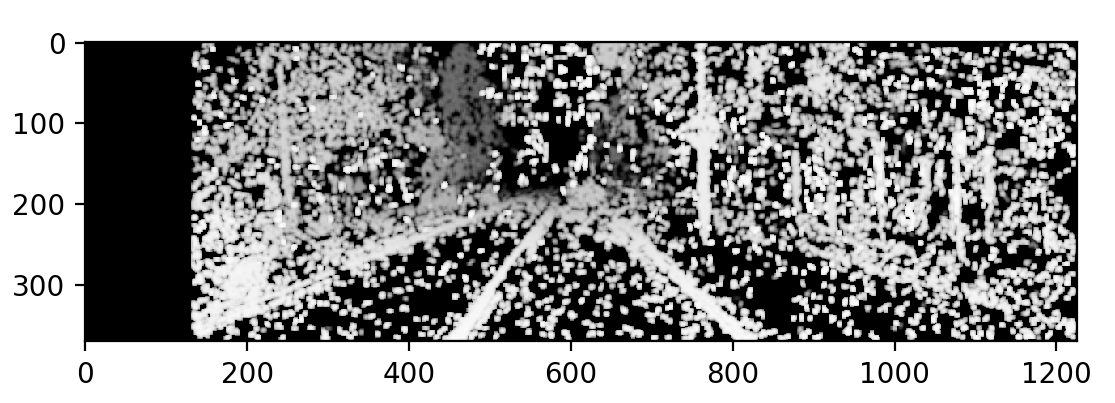
#> input picture Output Images/depth_umm_000087.png, 1115 x 403 px
$ python road_visualization.py
#> lines starting #> are read from the running program, lines starting #| are printed output that depends on the picture; after the words box and inside, x2 and y2 are one past the last pixel; in counts of white or black regions, pixels touching at a corner belong together
import numpy as np
from matplotlib import pyplot as plt
from numpy.linalg import lstsq
import skimage.io
import open3d as o3d
from mpl_toolkits import mplot3d


def compute_3d_location(depth, px, py, f):
    """
    Project 2: Qestion 4 & 5
    Return a matrix of size (h x w x 3) such that m[y, x] = [X, Y, Z]

    :param depth: depth map of the stereo image pair
    :type depth: numpy array
    :param px: principal point x of camera
    :type px: float
    :param py: principal point y of camera
    :type py: float
    :param f: focal length
    :type f: float
    :return: matrix of the XYZ coordinates in world coordinate system for each pixel
    :rtype: numpy array
    """

    xy_coord = make_coordinates_matrix(depth.shape)
    z_coord = depth.reshape((depth.shape[0], depth.shape[1], 1))

    # calculate X Y coordinates: Z * (x - px) / f
    #                            Z * (y - py) / f
    xy_coord = (xy_coord - [px, py]) / f
    xy_coord = np.multiply(xy_coord, np.concatenate((z_coord, z_coord), axis=2))

    location = np.concatenate((xy_coord, z_coord), axis=2)
    return location


def make_coordinates_matrix(im_shape):
    """
    Helper for compute_3D_location
    Return a matrix of size (im_shape[0] x im_shape[1] x 2) such that m[y, x] = [y, x]
    :param im_shape: (y, x, channel)
    :type im_shape: tuple
    :return: xy coordinate matrix of the image
    :rtype: numpy array
    """
    range_x = np.arange(0, im_shape[1], 1)
    range_y = np.arange(0, im_shape[0], 1)
    axis_x = np.repeat(range_x[np.newaxis, ...], len(range_y), axis=0)
    axis_y = np.repeat(range_y[..., np.newaxis], len(range_x), axis=1)

    return np.dstack((axis_y, axis_x))

# [79 lines left out: functions fit_plane, compute_distance, RANSAC, not called in this run]


def filter_pixel(location, road_mask):
    """
    Helper function
    Filter pixel locations and return only the road pixels
    """
    # pre-processing mask for pixel classification
    road_mask[np.where(road_mask < 0.5)] = 0
    road_mask[np.where(road_mask >= 0.5)] = 1
    road_mask = road_mask.astype(int)
    # filter location points and save only road pixels
    # num_road_pixel x 3
    road_loc = np.copy(location[np.where(road_mask == 1)])

    return road_loc

# [51 lines left out: functions visulaize_plane, visualize_all_with_plane, compute_XYZ, not called in this run]

if __name__ == "__main__":
    F = 7.215377000000e+02
    PX, PY = 6.095593000000e+02, 1.728540000000e+02

    depth = skimage.io.imread('./Output Images/depth_umm_000087.png', as_gray=True)
#> depth is the input picture: shape (403, 1115) float64; min 0, max 1, mean 0.599
    # Q4: Fit plane
    loc = compute_3d_location(depth, PX, PY, F)
#> in compute_3d_location, `location = np.concatenate((xy_coord, z_coord), axis=2)`:
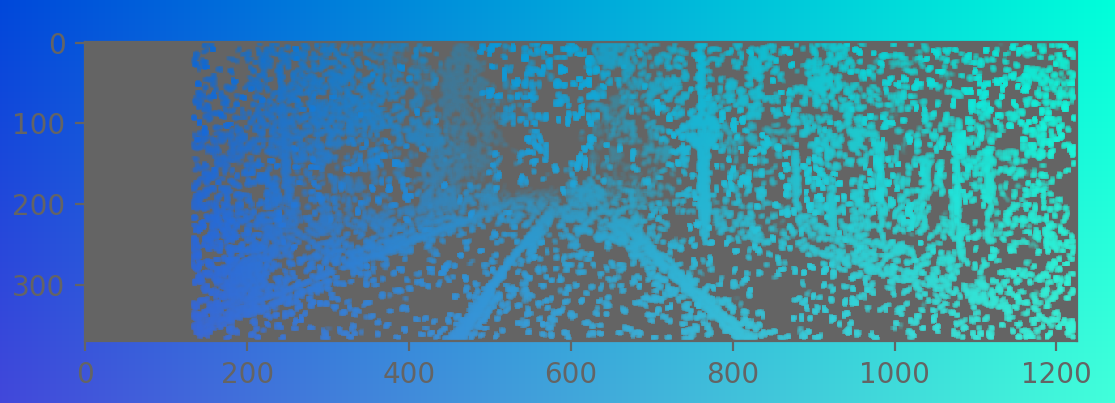
#> location: shape (403, 1115, 3) float64; mean of channels 0, 1, 2 -0.336, 0.325, 0.599; drawn with min black and max white
    mask = skimage.io.imread('./Output Images/road_segmentation_mask_umm_000087.png', as_gray=True) / 255
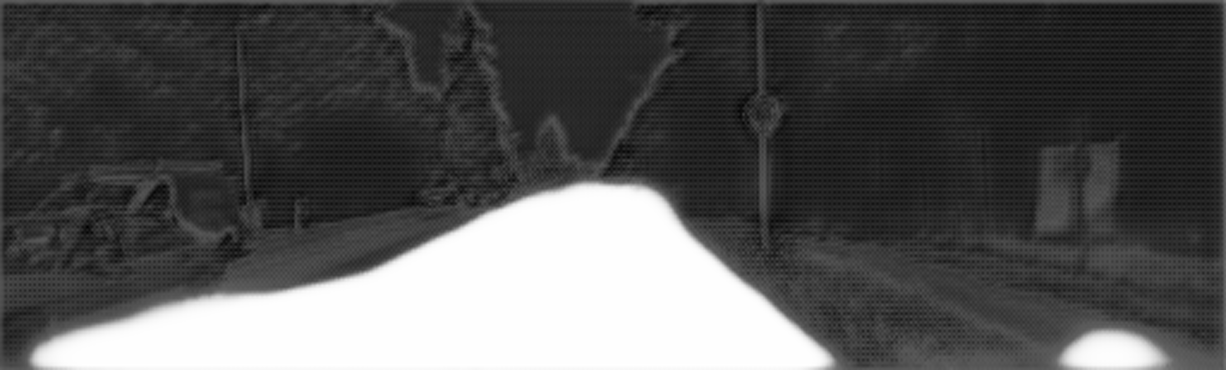
#> input picture Output Images/road_segmentation_mask_umm_000087.png, 1226 x 370 px
#> mask: shape (370, 1226) float64; min 0, max 1, mean 0.334
    road_loc = filter_pixel(loc, mask)
#> in filter_pixel, `road_mask[np.where(road_mask < 0.5)] = 0`:
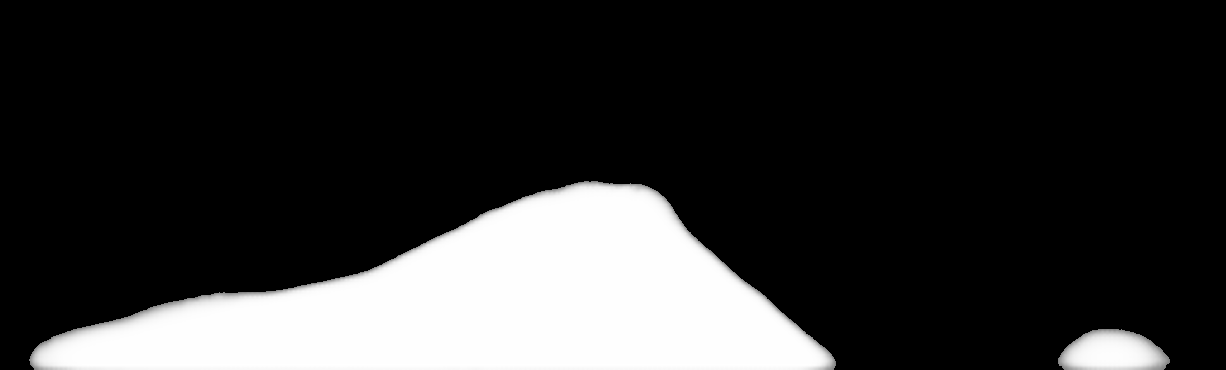
#> road_mask: shape (370, 1226) float64; min 0, max 1, mean 0.189
#> in filter_pixel, `road_mask[np.where(road_mask >= 0.5)] = 1`:
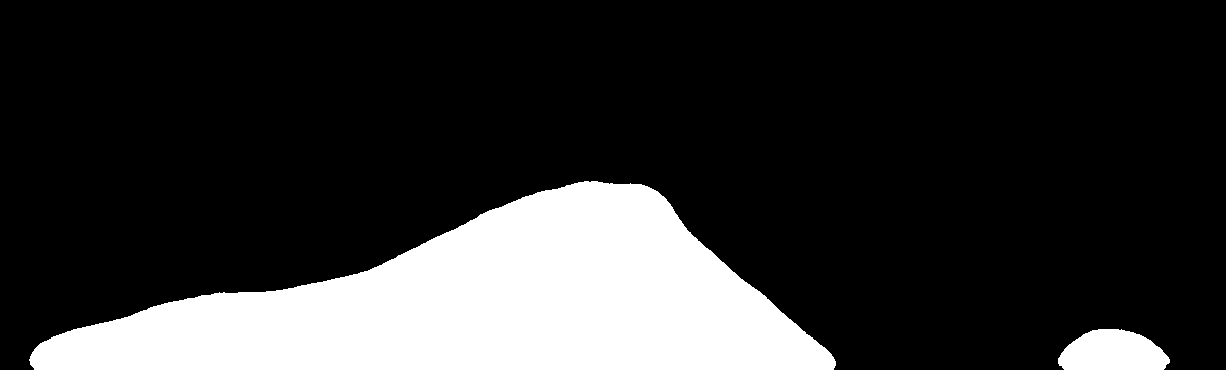
#> road_mask: shape (370, 1226) float64; values 0 (black) and 1 (white), 19.4% white; 2 white regions, box (x1, y1, x2, y2) and area: (29, 181, 836, 370) 84623, (1058, 329, 1170, 370) 3583
#> (the run stopped early here; a loop or call above may not have finished)
